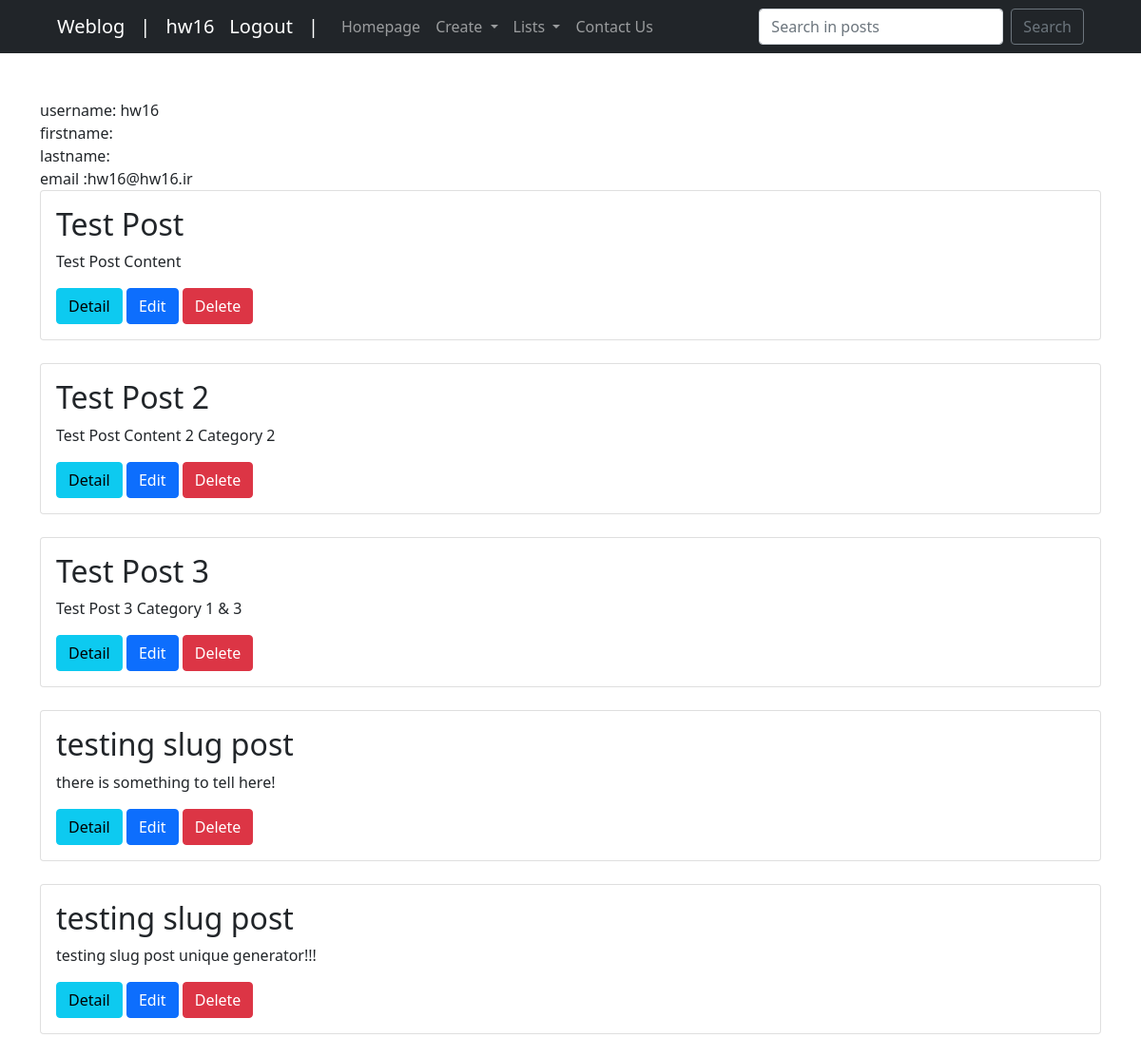
The app's page /weblog/dashboard/ (signed in), older data.
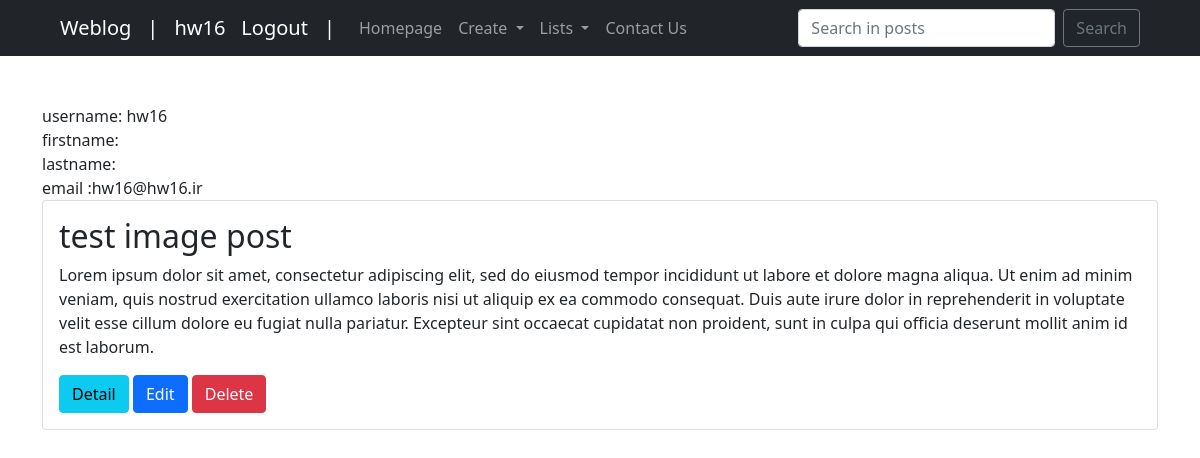
The same page, newer data.
### weblog/models.py (models this page shows, shortened)
class Post(models.Model):
    PU = 'PU'
    DR = 'DR'
    STATUS_CHOICE = [
        (PU, 'Published'),
        (DR, 'Draft')
    ]
    owner = models.ForeignKey(User, on_delete=models.CASCADE, verbose_name="Post Owner")
    title = models.CharField("Post Title", max_length=50)
    content = models.TextField()
    image = models.ImageField(upload_to='images', null=True)
    category = models.ManyToManyField('Category')
    created = models.DateField(auto_now_add=True, null=True)
    updated_on = models.DateTimeField(auto_now=True)
    like = models.ManyToManyField(User, related_name='post_like')
    dislike = models.ManyToManyField(User, related_name='post_dislike')
    tag = models.ManyToManyField('Tag')
    slug = models.SlugField(max_length=255, unique=True, null=True, blank=True)
    status = models.CharField(
        max_length=2,
        choices=STATUS_CHOICE,
        default=DR
    )
    objects = models.Manager()
    published = PublishedPostsManager()
    draft = DraftPostsManager()

### weblog/views.py (the view)
# urls.py: path('dashboard/', dashboard_view, name='dashboard'),
def dashboard_view(request):
    user = request.user
    posts = Post.objects.filter(owner=user)
    context = {'user': user, 'posts': posts}
    return render(request, 'login/dashboard.html', context=context)

### weblog/templates/login/dashboard.html (shortened to what this page needs)
{% extends 'weblog/index.html' %}
{% load static %}
{% block content %}
    username: {{user}} <br>
    firstname: {{user.first_name}} <br>
    lastname: {{user.last_name}} <br>
    email :{{user.email}} <br>
    {% if posts %}
        {% for post in posts %}
        <div class="card mb-4">
            <div class="card-body">
                <h2 class="card-title">{{post.title}}</h2>
                <p class="card-text">{{post.content}}</p>
                <a class="btn btn-info" href="{% url 'weblog:post_detail' post.slug %}">Detail</a>
                <a class="btn btn-primary" href="{% url 'weblog:post_edit' post.slug %}">Edit</a>
                <a class="btn btn-danger" href="{% url 'weblog:post_delete' post.slug %}">Delete</a>
            </div>
        </div>
        {% endfor %}
    {% else %}
        <a href="{% url 'weblog:post_create' %}" class="btn btn-info mb-5" role="button">Create Post</a>
    {% endif %}
{% endblock content %}

Row changes from the older to the newer data that the page shows:
removed Post: title "Test Post", content "Test Post Content"
removed Post: title "Test Post 2", content "Test Post Content 2 Category 2"
removed Post: title "Test Post 3", content "Test Post 3 Category 1 & 3"
removed Post: title "testing slug post", content "there is something to tell here!"
removed Post: title "testing slug post", content "testing slug post unique generator!!!"
added Post: title "test image post", content "Lorem ipsum dolor sit amet, consectetur adipiscing elit, sed do eiusmod tempor incididunt ut labore et dolore magna aliqua. Ut enim ad minim veniam, quis nostrud exercitation ullamco laboris nisi ut aliquip ex ea commodo consequat. Duis aute irure dolor in reprehenderit in voluptate velit esse cillum dolore eu fugiat nulla pariatur. Excepteur sint occaecat cupidatat non proident, sunt in culpa qui officia deserunt mollit anim id est laborum."
